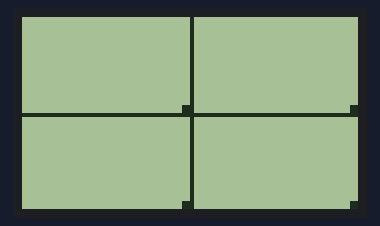
The sketch below on a simulated Arduino Uno, built with avr-gcc and run on an emulated ATmega328P. Parts: 84×48 one-colour display. The display library's start-up logo is not drawn.

Above: at 2.1 s.

The sketch:

Comando.ino
```cpp
#include <SPI.h>
#include <Adafruit_GFX.h>
#include <Adafruit_PCD8544.h>
#define CS 10
#define btn1 2
#define btn2 3
#define btn3 4
#define btn4 5

int centroXY[] ={
  21 , 12 , 63 , 12 , 21 , 36 , 63 , 36};

uint8_t codCanal[8] ={
 0x80 , 0x90 , 0xA0 , 0xB0,
 0xC0 , 0xD0 , 0xE0 , 0xF0};

/*
Inicialização de ecrãn 84x48

*** pins ***
pin A0 -
*/
Adafruit_PCD8544 display = Adafruit_PCD8544(A0, 6, 7, 8, 9);
int i,j,k;

void setup(){
  pinMode(CS,OUTPUT);
  pinMode(btn1,INPUT);
  pinMode(btn2,INPUT);
  pinMode(btn3,INPUT);
  pinMode(btn4,INPUT);
  digitalWrite(btn1,HIGH);
  digitalWrite(btn2,HIGH);
  digitalWrite(btn3,HIGH);
  digitalWrite(btn4,HIGH);
  digitalWrite(CS,HIGH);
  Serial.begin(115200);
  SPI.begin();
  SPI.setDataMode(1);

  display.begin();
  display.setContrast(55);
  display.display();
  delay(2000);
  display.clearDisplay();
}

long readADC(int canal){
  byte inByte = 0;
  long valor;

  digitalWrite(CS,LOW);
  SPI.transfer(0x01);
  valor = SPI.transfer(codCanal[canal]);
  valor &= 0b00000111;
  valor = valor << 8;
  inByte = SPI.transfer(0x00);
  valor = valor | inByte;
  digitalWrite(CS,HIGH);

  return valor;
}

void drawJoys(){

  int x, y;

  display.clearDisplay();
  display.drawLine(0, (display.height()/2), display.width(), (display.height()/2), BLACK);
  display.drawLine((display.width()/2), 0, (display.width()/2), display.height(), BLACK);

  for( int i = 0; i < 7; i = i+2){
    y = readADC(i);
    y = map(y, 0, 1024, 10, -12);
    x = readADC(i+1);
    x = map(x, 0, 1024, 19, -21);
    display.drawPixel(centroXY[i] + x, centroXY[i+1] + y, BLACK);
    display.drawPixel(centroXY[i] + x, centroXY[i+1] + y+1, BLACK);
    display.drawPixel(centroXY[i] + x+1, centroXY[i+1] + y, BLACK);
    display.drawPixel(centroXY[i] + x+1, centroXY[i+1] + y+1, BLACK);
  }

  display.display();

}

void loop(){
  drawJoys();
}
```
